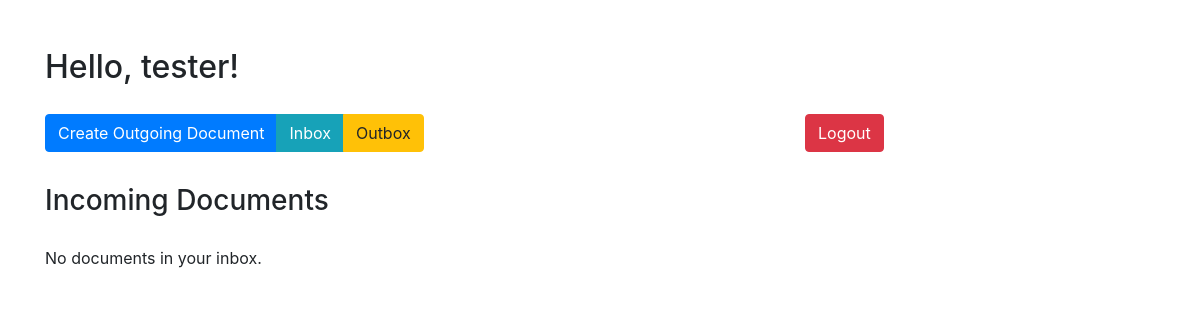
The page /home.php (signed in) on the database as committed earlier.
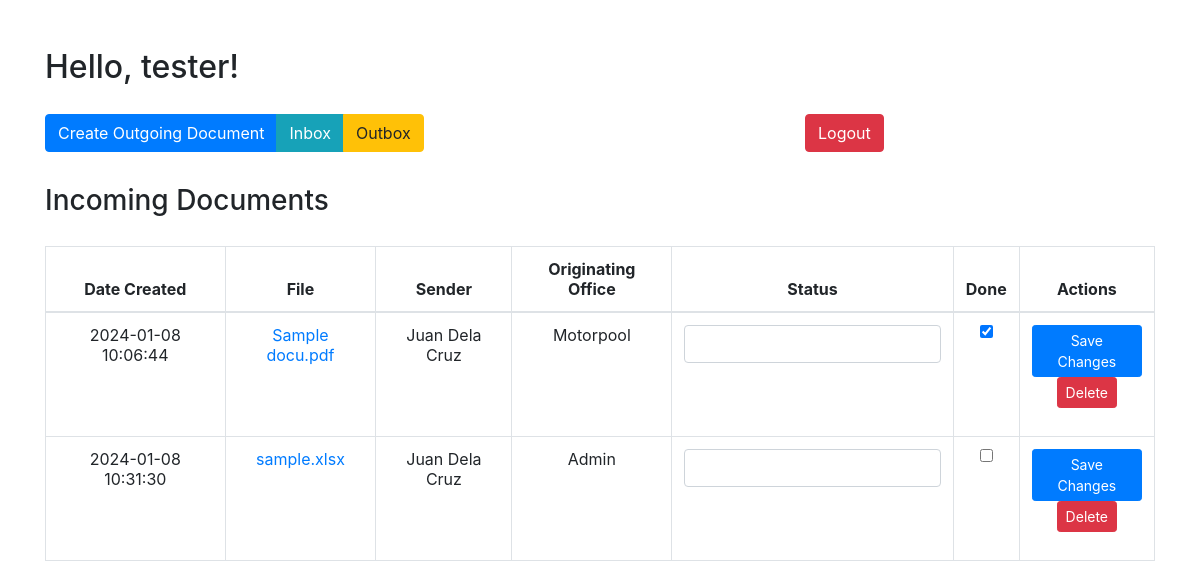
The same page on the database as committed later.
### tables this page shows
CREATE TABLE `document` (
  `document_id` int(11) NOT NULL,
  `file_path` varchar(255) NOT NULL,
  `file_name` varchar(255) NOT NULL,
  `DateCreated` datetime DEFAULT NULL,
  `status` varchar(1000) DEFAULT NULL,
  `isAccomplished` tinyint(1) DEFAULT 0
);

CREATE TABLE `personnel` (
  `personnel_id` int(11) NOT NULL,
  `name` varchar(255) NOT NULL,
  `password` varchar(255) NOT NULL,
  `email` varchar(255) NOT NULL
);

CREATE TABLE `trackdetails` (
  `track_id` int(11) NOT NULL,
  `document_id` int(11) NOT NULL,
  `origin_office` varchar(255) NOT NULL
);

### doc_functions.php (called while the page is built, shortened)
<?php
include('db.php');
function getInboxDocuments()
{
    global $conn;
    $userId = $_SESSION['user_id'];
    $inboxQuery = "SELECT recipient.track_id, document.document_id, document.DateCreated, document.file_path,
                    document.file_name, personnel.name, trackdetails.origin_office, document.status, document.isAccomplished
                    FROM Document
                    JOIN trackdetails ON document.document_id = trackdetails.document_id
                    JOIN recipient ON trackdetails.track_id = recipient.track_id
                    JOIN sender ON trackdetails.track_id = sender.track_id
                    JOIN personnel ON sender.personnel_id = personnel.personnel_id
                    WHERE recipient.personnel_id = ?";
    $stmt = mysqli_prepare($conn, $inboxQuery);
    if ($stmt) {
        mysqli_stmt_bind_param($stmt, 'i', $userId);
        mysqli_stmt_execute($stmt);
        $result = mysqli_stmt_get_result($stmt);
        $inboxDocuments = [];
        while ($row = mysqli_fetch_assoc($result)) {
            $inboxDocuments[] = $row;
        }
        return $inboxDocuments;
    } else {
        echo "<script>alert('Error preparing statement: " . mysqli_error($conn) . "');</script>";
        return [];
    }
}
?>

### home.php (the view, shortened to what this page needs)
<!DOCTYPE html>
<html lang="en">
<head>
    <link rel="stylesheet" href="https://stackpath.bootstrapcdn.com/bootstrap/4.5.2/css/bootstrap.min.css">
</head>
<body>
    <div class="container mt-5">
        <h2>Hello, <?php echo $_SESSION['user_name'] ?>!</h2>
        <div style="height: 20px;"></div>
        <div class="row mb-3">
            <div class="col-md-8">
                <div class="btn-group">
                    <button onclick="openPanel('create-outgoing')" class="btn btn-primary">Create Outgoing
                        Document</button>
                    <button onclick="openPanel('incoming-documents')" class="btn btn-info">Inbox</button>
                    <button onclick="openPanel('outbox')" class="btn btn-warning">Outbox</button>
                </div>
            </div>
            <div class="col-md-4">
                <form method="post" action="home.php">
                    <button type="submit" class="btn btn-danger">Logout</button>
                </form>
            </div>
        </div>
    </div>
    <div class="container">
        <section id="incoming-documents" class="panel">
            <h3>Incoming Documents</h3>
            <div style="height: 20px;"></div>
            <?php
            $inboxDocuments = getInboxDocuments();
            if (empty($inboxDocuments)) {
                echo "<p>No documents in your inbox.</p>";
            } else {
                echo "<table class='table table-bordered'>";
                echo "<thead class='text-center'>";
                echo "<tr>";
                echo "<th>Date Created</th>";
                echo "<th>File</th>";
                echo "<th>Sender</th>";
                echo "<th>Originating Office</th>";
                echo "<th colspan='2'>Status</th>";
                echo "<th>Done</th>";
                echo "<th colspan='7'>Actions</th>";
                echo "</tr>";
                echo "</thead>";
                echo "<tbody class='text-center'>";
                foreach ($inboxDocuments as $document) {
                    $filename = $document['file_name'];
                    echo "<tr>";
                    echo "<td>{$document['DateCreated']}</td>";
                    echo "<td><a href='home.php?doc_id={$document['document_id']}'>$filename</a></td>";
                    echo "<td>{$document['name']}</td>";
                    echo "<td>{$document['origin_office']}</td>";
                    echo "<form method='post' action='home.php'>";
                    echo "<td colspan='2'><input type='text' class='form-control' name='comment' style='width: 100%;' value='" . $document['status'] . "'></td>";
                    echo "<td><input type='checkbox' name='done' value='1' " . ($document['isAccomplished'] == 1 ? 'checked' : '') . "></td>";
                    echo "<td colspan='7'><button type='submit' name='save_changes' class='btn btn-sm btn-primary'>Save Changes</button></form>
                    <form method='post' action='home.php' onsubmit='return confirmDelete()'>
                    <input style='display:none' name='trackid' value='{$document['track_id']}'>
                    <button type='submit' name='delete_inbox' class='btn btn-sm btn-danger'>Delete</button></td>";
                    echo "</form>";
                    echo "</tr>";
                }
                echo "</tbody>";
                echo "</table>";
            }
            ?>
        </section>
    </div>
</body>
</html>

Rows that differ between the two databases and show on the page:
added document: DateCreated "2024-01-08 10:06:44", file_name "Sample docu.pdf", personnel.name "Juan Dela Cruz", trackdetails.origin_office "Motorpool", isAccomplished "☑"
added document: DateCreated "2024-01-08 10:31:30", file_name "sample.xlsx", personnel.name "Juan Dela Cruz", trackdetails.origin_office "Admin"
Other text that changed with them:
text no longer shown: "No documents in your inbox."
text now shown: "Date Created File Sender Originating Office Status Done Actions"
